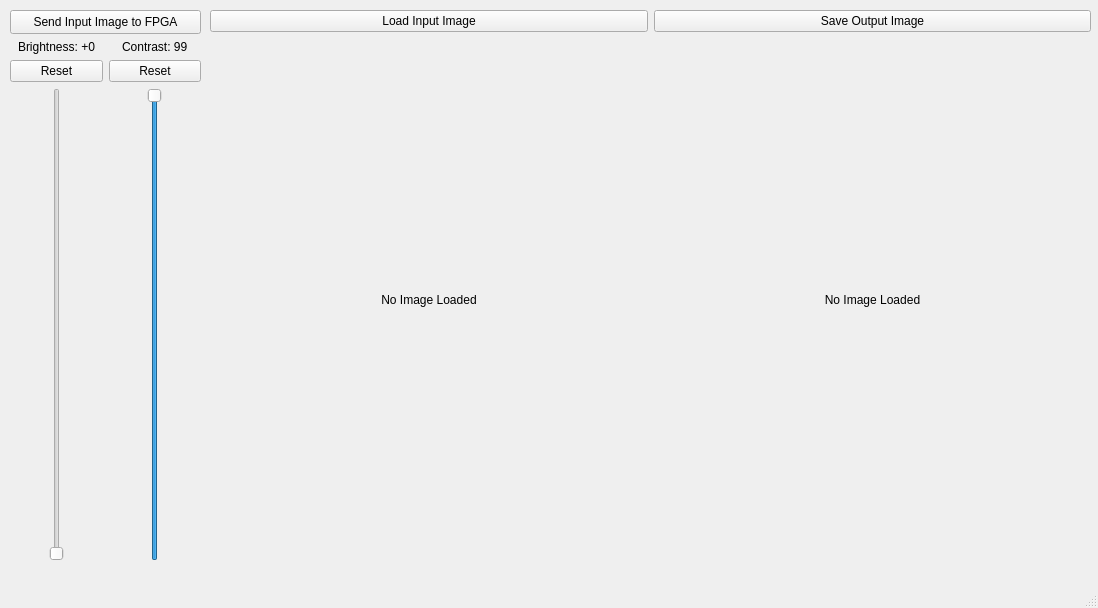
<?xml version="1.0" encoding="UTF-8"?>
<ui version="4.0">
 <class>MainWindow</class>
 <widget class="QMainWindow" name="MainWindow">
  <property name="geometry">
   <rect>
    <x>0</x>
    <y>0</y>
    <width>1098</width>
    <height>608</height>
   </rect>
  </property>
  <property name="windowTitle">
   <string>MainWindow</string>
  </property>
  <widget class="QWidget" name="centralwidget">
   <widget class="QWidget" name="horizontalLayoutWidget_2">
    <property name="geometry">
     <rect>
      <x>10</x>
      <y>40</y>
      <width>191</width>
      <height>521</height>
     </rect>
    </property>
    <layout class="QHBoxLayout" name="horizontalLayout_4">
     <item>
      <layout class="QVBoxLayout" name="verticalLayout_2">
       <item alignment="Qt::AlignHCenter">
        <widget class="QLabel" name="label_brightness">
         <property name="text">
          <string>Brightness: +0</string>
         </property>
        </widget>
       </item>
       <item>
        <widget class="QPushButton" name="pushButton_brightness">
         <property name="text">
          <string>Reset</string>
         </property>
        </widget>
       </item>
       <item alignment="Qt::AlignHCenter">
        <widget class="QSlider" name="verticalSlider_brightness">
         <property name="minimum">
          <number>0</number>
         </property>
         <property name="maximum">
          <number>99</number>
         </property>
         <property name="orientation">
          <enum>Qt::Vertical</enum>
         </property>
        </widget>
       </item>
      </layout>
     </item>
     <item>
      <layout class="QVBoxLayout" name="verticalLayout_6">
       <item alignment="Qt::AlignHCenter">
        <widget class="QLabel" name="label_contrast">
         <property name="text">
          <string>Contrast: 99</string>
         </property>
        </widget>
       </item>
       <item>
        <widget class="QPushButton" name="pushButton_contrast">
         <property name="text">
          <string>Reset</string>
         </property>
        </widget>
       </item>
       <item alignment="Qt::AlignHCenter">
        <widget class="QSlider" name="verticalSlider_contrast">
         <property name="minimum">
          <number>0</number>
         </property>
         <property name="maximum">
          <number>99</number>
         </property>
         <property name="value">
          <number>99</number>
         </property>
         <property name="sliderPosition">
          <number>99</number>
         </property>
         <property name="orientation">
          <enum>Qt::Vertical</enum>
         </property>
        </widget>
       </item>
      </layout>
     </item>
    </layout>
   </widget>
   <widget class="QWidget" name="gridLayoutWidget">
    <property name="geometry">
     <rect>
      <x>210</x>
      <y>10</y>
      <width>881</width>
      <height>551</height>
     </rect>
    </property>
    <layout class="QGridLayout" name="gridLayout">
     <item row="0" column="0">
      <widget class="QPushButton" name="pushButton_Load">
       <property name="text">
        <string>Load Input Image</string>
       </property>
      </widget>
     </item>
     <item row="0" column="1">
      <widget class="QPushButton" name="pushButton_Save">
       <property name="text">
        <string>Save Output Image</string>
       </property>
      </widget>
     </item>
     <item row="1" column="0">
      <widget class="QLabel" name="label_input">
       <property name="text">
        <string>No Image Loaded</string>
       </property>
       <property name="alignment">
        <set>Qt::AlignCenter</set>
       </property>
      </widget>
     </item>
     <item row="1" column="1">
      <widget class="QLabel" name="label_output">
       <property name="text">
        <string>No Image Loaded</string>
       </property>
       <property name="alignment">
        <set>Qt::AlignCenter</set>
       </property>
      </widget>
     </item>
    </layout>
   </widget>
   <widget class="QPushButton" name="pushButton_Send_Base">
    <property name="geometry">
     <rect>
      <x>10</x>
      <y>10</y>
      <width>191</width>
      <height>24</height>
     </rect>
    </property>
    <property name="text">
     <string>Send Input Image to FPGA</string>
    </property>
   </widget>
  </widget>
  <widget class="QMenuBar" name="menubar">
   <property name="geometry">
    <rect>
     <x>0</x>
     <y>0</y>
     <width>1098</width>
     <height>20</height>
    </rect>
   </property>
  </widget>
  <widget class="QStatusBar" name="statusbar"/>
 </widget>
 <resources/>
 <connections/>
</ui>
